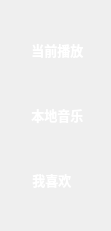
  <widget class="QWidget" name="layoutWidget">
   <property name="geometry">
    <rect>
     <x>80</x>
     <y>90</y>
     <width>111</width>
     <height>231</height>
    </rect>
   </property>
   <layout class="QVBoxLayout" name="verticalLayout">
    <item>
     <widget class="QPushButton" name="btnCurMusic">
      <property name="minimumSize">
       <size>
        <width>0</width>
        <height>40</height>
       </size>
      </property>
      <property name="maximumSize">
       <size>
        <width>16777215</width>
        <height>40</height>
       </size>
      </property>
      <property name="font">
       <font>
        <family>Microsoft YaHei UI</family>
        <pointsize>10</pointsize>
        <bold>true</bold>
       </font>
      </property>
      <property name="cursor">
       <cursorShape>PointingHandCursor</cursorShape>
      </property>
      <property name="styleSheet">
       <string notr="true">QPushButton
{
color:rgb(255, 255, 255);
border-radius:0px;
background-color: rgba(255, 255, 255,0);
background-repeat:no-repeat;
border:none;
background-position:center center;
border-radius: 10px; 
}
QPushButton:hover{
	background-color: rgb(255, 255, 255,100);
	border-radius: 10px; 
}
QPushButton:pressed{
background-color: rgba(95, 95, 95,100);
border-radius: 10px; 
border-color:rgba(255,255,255,30);
border-style:inset;
color:rgb(255, 255, 255);
}
QPushButton:checked {
    background-color: rgba(95, 95, 95, 100);  /* 按下后的颜色 */
    border-radius: 10px;
    color: rgb(255, 255, 255);
}
</string>
      </property>
      <property name="text">
       <string> 当前播放</string>
      </property>
      <property name="icon">
       <iconset resource="imagefile.qrc">
        <normaloff>:/image/image/image/current-music.png</normaloff>:/image/image/image/current-music.png</iconset>
      </property>
      <property name="iconSize">
       <size>
        <width>30</width>
        <height>30</height>
       </size>
      </property>
      <property name="flat">
       <bool>true</bool>
      </property>
     </widget>
    </item>
    <item>
     <widget class="QPushButton" name="btnLocalMusic">
      <property name="minimumSize">
       <size>
        <width>0</width>
        <height>40</height>
       </size>
      </property>
      <property name="maximumSize">
       <size>
        <width>16777215</width>
        <height>40</height>
       </size>
      </property>
      <property name="font">
       <font>
        <family>Microsoft YaHei UI</family>
        <pointsize>10</pointsize>
        <bold>true</bold>
       </font>
      </property>
      <property name="cursor">
       <cursorShape>PointingHandCursor</cursorShape>
      </property>
      <property name="styleSheet">
       <string notr="true">QPushButton
{
color:rgb(255, 255, 255);
border-radius:0px;
background-color: rgba(255, 255, 255,0);
background-repeat:no-repeat;
border:none;
border-radius: 10px; 
background-position:center center;
}
QPushButton:hover{
	background-color: rgb(255, 255, 255,100);
	border-radius: 10px; 
}
QPushButton:pressed{
background-color: rgba(95, 95, 95,100);
border-radius: 10px; 
border-color:rgba(255,255,255,30);
border-style:inset;
color:rgb(255, 255, 255);
}
QPushButton:checked {
    background-color: rgba(95, 95, 95, 100);  /* 按下后的颜色 */
    border-radius: 10px;
    color: rgb(255, 255, 255);
}
</string>
      </property>
      <property name="text">
       <string> 本地音乐</string>
      </property>
      <property name="icon">
       <iconset resource="imagefile.qrc">
        <normaloff>:/image/image/image/local-music.png</normaloff>:/image/image/image/local-music.png</iconset>
      </property>
      <property name="iconSize">
       <size>
        <width>30</width>
        <height>30</height>
       </size>
      </property>
      <property name="flat">
       <bool>true</bool>
      </property>
     </widget>
    </item>
    <item>
     <widget class="QPushButton" name="btnFavorMusic">
      <property name="minimumSize">
       <size>
        <width>0</width>
        <height>40</height>
       </size>
      </property>
      <property name="maximumSize">
       <size>
        <width>16777215</width>
        <height>40</height>
       </size>
      </property>
      <property name="font">
       <font>
        <family>Microsoft YaHei UI</family>
        <pointsize>10</pointsize>
        <bold>true</bold>
       </font>
      </property>
      <property name="cursor">
       <cursorShape>PointingHandCursor</cursorShape>
      </property>
      <property name="styleSheet">
       <string notr="true">QPushButton
{
color:rgb(255, 255, 255);
border-radius: 10px; 
background-color: rgba(255, 255, 255,0);
background-repeat:no-repeat;
border:none;
background-position:center center;
}
QPushButton:hover{
	background-color: rgb(255, 255, 255,100);
	border-radius: 10px; 
}
QPushButton:pressed{
background-color: rgba(95, 95, 95,100);
border-color:rgba(255,255,255,30);
border-radius: 10px; 
border-style:inset;
color:rgb(255, 255, 255);
}
QPushButton:checked {
    background-color: rgba(95, 95, 95, 100);  /* 按下后的颜色 */
    border-radius: 10px;
    color: rgb(255, 255, 255);
}
</string>
      </property>
      <property name="text">
       <string> 我喜欢   </string>
      </property>
      <property name="icon">
       <iconset resource="imagefile.qrc">
        <normaloff>:/image/image/image/favo-music.png</normaloff>:/image/image/image/favo-music.png</iconset>
      </property>
      <property name="iconSize">
       <size>
        <width>30</width>
        <height>30</height>
       </size>
      </property>
      <property name="flat">
       <bool>true</bool>
      </property>
     </widget>
    </item>
   </layout>
  </widget>
